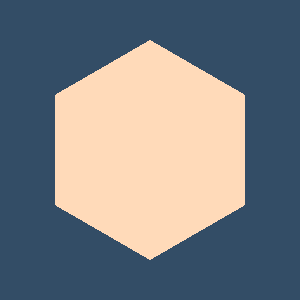

Source code (Python):
#!/usr/bin/env python

# Render a regular polygon using vtkRegularPolygonSource. The source produces
# a polygonal disk with a configurable number of sides, centered at the origin.

# Factory overrides: importing these modules registers the OpenGL rendering
# and interaction style implementations for vtkRenderingCore factory classes.
import vtkmodules.vtkInteractionStyle  # noqa: F401
import vtkmodules.vtkRenderingOpenGL2  # noqa: F401
# VTK pipeline classes used in this example
from vtkmodules.vtkFiltersSources import vtkRegularPolygonSource
from vtkmodules.vtkRenderingCore import (
    vtkActor,
    vtkPolyDataMapper,
    vtkRenderWindow,
    vtkRenderWindowInteractor,
    vtkRenderer,
)

# Colors (normalized RGB)
peach_puff_rgb = (1.0, 0.855, 0.725)
dark_blue_background_rgb = (0.2, 0.302, 0.4)

# Source: generate regular polygon geometry
source = vtkRegularPolygonSource()

# Mapper: map poly data to graphics primitives
mapper = vtkPolyDataMapper()
mapper.SetInputConnection(source.GetOutputPort())

# Actor: assign visual properties
actor = vtkActor()
actor.SetMapper(mapper)
actor.GetProperty().SetColor(peach_puff_rgb)

# Renderer: assemble the scene
renderer = vtkRenderer()
renderer.AddActor(actor)
renderer.SetBackground(dark_blue_background_rgb)

# Window: display the rendered scene
render_window = vtkRenderWindow()
render_window.AddRenderer(renderer)
render_window.SetWindowName("geometric object regular polygon")
render_window.SetMultiSamples(0)
render_window.SetSize(300, 300)

# Interactor: handle mouse and keyboard events
render_window_interactor = vtkRenderWindowInteractor()
render_window_interactor.SetRenderWindow(render_window)

# Scene: configure the camera
renderer.ResetCamera()

# Start: launch the interactive visualization
render_window_interactor.Initialize()
render_window_interactor.Start()
